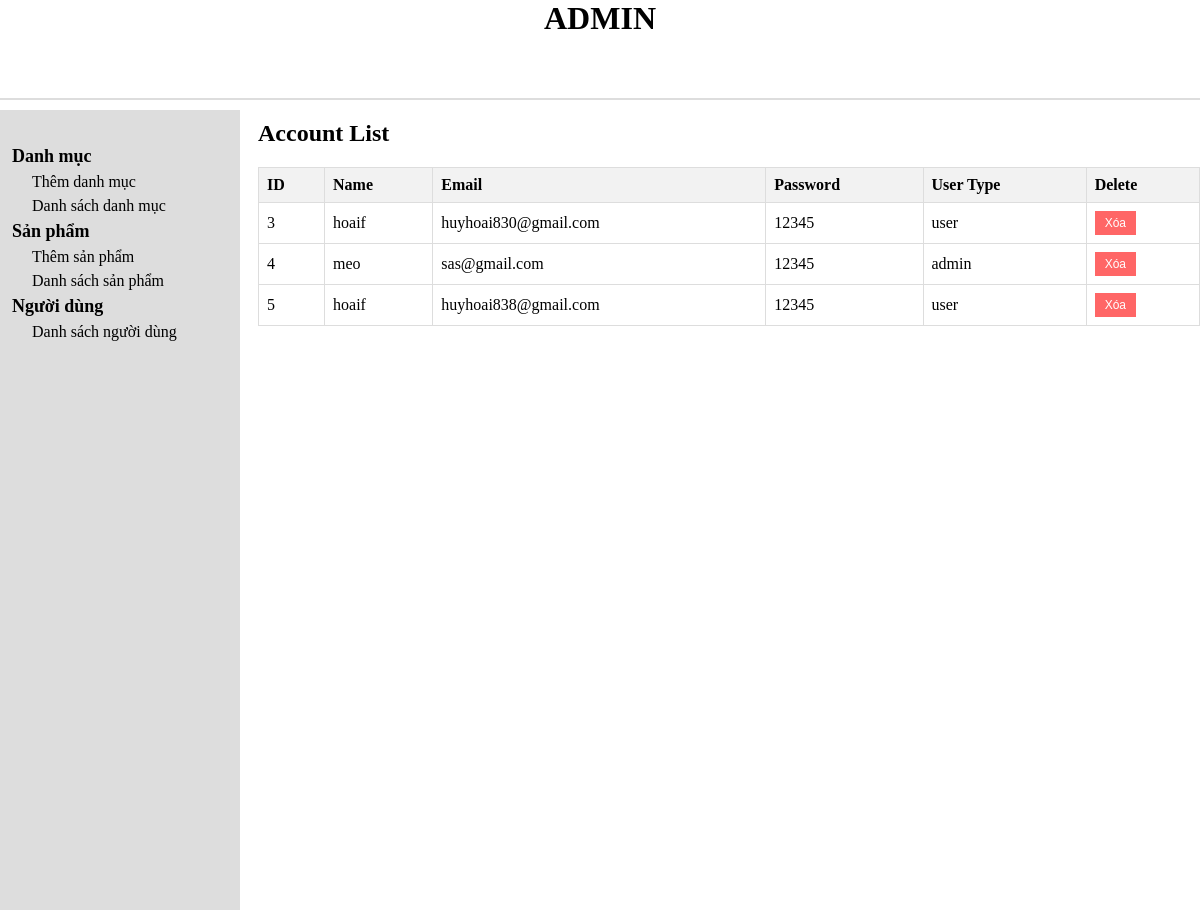
/admin/user-admin_list.php, run on the app's committed database.
### tables this page shows
CREATE TABLE `user_form` (
  `id` int(255) NOT NULL,
  `name` varchar(255) NOT NULL,
  `email` varchar(255) NOT NULL,
  `password` varchar(255) NOT NULL,
  `user_type` varchar(255) NOT NULL DEFAULT 'user'
);

### admin/user-admin_list.php (the view, shortened to what this page needs)
<?php
include "header.php";
include "slider.php";
$servername = "localhost";
$username = "root";
$password = "";
$dbname = "website_demo";
$conn = new mysqli($servername, $username, $password, $dbname);
$sql = "SELECT * FROM user_form";
$result = $conn->query($sql);
?>
<!DOCTYPE html>
<html lang="en">
<head>
</head>
<body>
<div class="admin-content-right">
<div class="admin-content-right-cartegory-list">
    <h1>Account List</h1>
    <table>
        <tr>
            <th>ID</th>
            <th>Name</th>
            <th>Email</th>
            <th>Password</th>
            <th>User Type</th>
            <th>Delete</th>
        </tr>
        <?php
        if ($result->num_rows > 0) {
            while ($row = $result->fetch_assoc()) {
                echo "<tr>";
                echo "<td>" . $row['id'] . "</td>";
                echo "<td>" . $row['name'] . "</td>";
                echo "<td>" . $row['email'] . "</td>";
                echo "<td>" . $row['password'] . "</td>";
                echo "<td>" . $row['user_type'] . "</td>";
                echo "<td><button class='delete-btn' onclick='deleteAccount(" . $row['id'] . ")'>Xóa</button></td>";
                echo "</tr>";
            }
        } else {
            echo "<tr><td colspan='6'>No accounts found.</td></tr>";
        }
        ?>
    </table>
</body>
</html>

### admin/style.css (style rules this page uses)
* { margin: 0; padding: 0; box-sizing: border-box; color: black; outline: none; }
.admin-content-right { width: 80%; padding: 10px 0 0 18px; }
.admin-content-right-cartegory-list table { width: 100%; text-align: center; margin-top: 20px; }
.admin-content-right-cartegory-list table tr th,td { border: 1px solid #ddd; }
table { border-collapse: collapse; }

### admin/user-admin_list.php (style rules this page uses)
table { width: 100%; border-collapse: collapse; margin-top: 20px; }
th, td { border: 1px solid #dddddd; text-align: left; padding: 8px; }
th { background-color: #f2f2f2; }
.delete-btn { background-color: #ff6666; color: #fff; border: none; padding: 5px 10px; text-align: center; text-decoration: none; display: inline-block; font-size: 12px; cursor: pointer; }

### data on the page
user_form: id "3", name "hoaif", email "huyhoai830@gmail.com", password "12345", user_type "user"
user_form: id "4", name "meo", email "sas@gmail.com", password "12345", user_type "admin"
user_form: id "5", name "hoaif", email "huyhoai838@gmail.com", password "12345", user_type "user"
